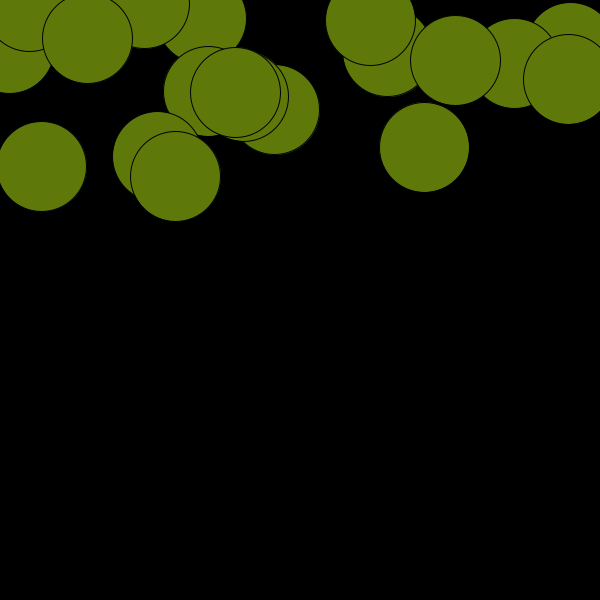
Frame 1 (no input)
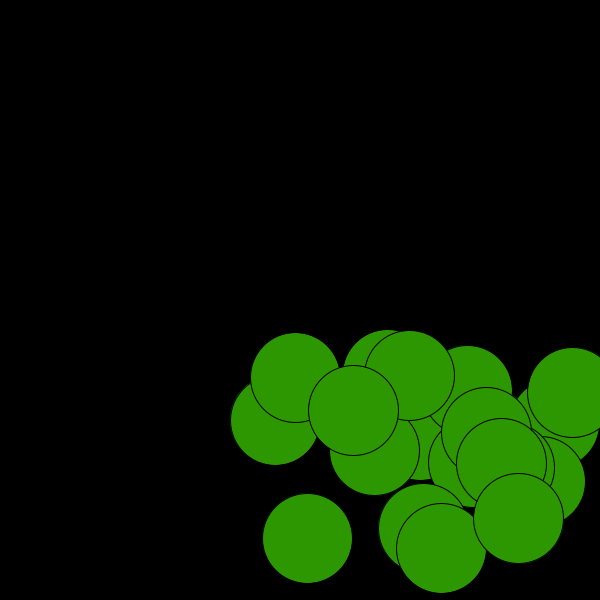
Frame 60 (the mouse pressed at the canvas centre just before this capture)
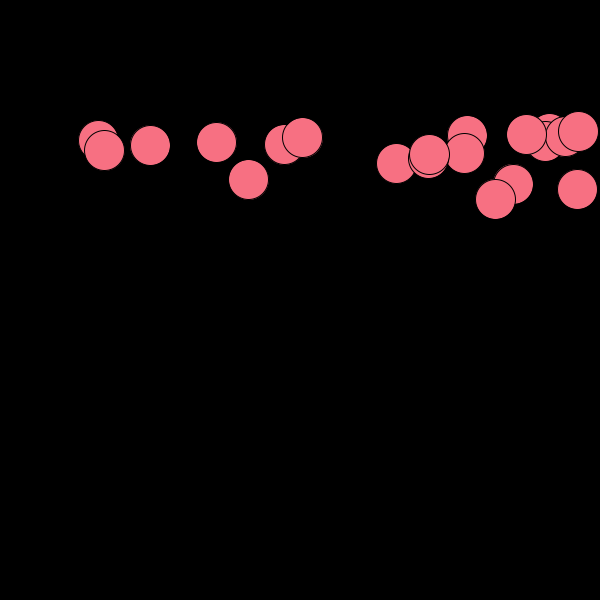
Frame 120 (the mouse held since frame 60 and released just before this capture)

The Processing sketch that drew these frames (run headless with seeded random() and noise(); from frame 60 on, the mouse is pressed at the canvas centre):

// Processing sketch: processing_99223
// ── processing_99223.pde

// Declare
Circle [ ] circleLots = new Circle [20]; // This array will allow 20 ellipse. 20 is the size of the array.  



void setup() {            // Void because we are not returning anything.

  size(600, 600);          // Create window 600x600
  smooth();               //Draws all geometry with smooth edges.



  // Initailize
  for ( int i = 0; i < 20; i ++) {                             // Building class. Size of the array. Use this to                   generate different elements (ellipse). Up to 20 at the one time.
    circleLots[i] = new Circle(random(0, width), random(0, 200)); // Generate a random number each time the for   loop runs. i represents the number of elements in the array. i = 0
    // Generate at random positions across the x axis. Will change everytime the for loop runs.
  }
}

void draw() {
  background(0);

  if (mousePressed == true) {                    // Took me a while to figure out random. Finaly got it working as it needed to be under void draw.
    fill( random(255), random(255), random(255));     // This is generating a random colour for when the mouse was clicked.
  } 
  else { 
    fill( random(255), random(255), random(255));     // I decided i didnt want this function, so i put the same code for random in the else.
  }                                                
                                                      // As i had another plan for mouse clicking. I left this here     incase i change my mind. 


  // Call Function
  for (int i = 0; i < 20; i ++) {                     // if i is less than 20 increase the value
    circleLots[i].run();                              // Opens up the class. Runs the class.
  }
}






class Circle {



  float x = 0;                        // Specify global Variables
  float y = 0;
  float speedX = 4.5;                 // Standard speed of ball. 
  float speedY = 0.5;                 // Speed of ball on the Y axis (Falling Down)




  // Constructor 
  Circle(float posx, float posy) {      // posx & posy(position of x and y). Using FLOAT as i can control speed better.    

    x = posx;
    y = posy;                          // A way of being able to change position of the circle. I named them "POS" for position.
  }


  // Function
  void run() {                      // Building functions. The behaviour of the ellipse's will be all determined here. 
    display();  
    move();
    bounce();
    gravity();
  }

  void gravity() {              // Adds 0.2 to the Y axis. Making the Ellipse fall. 
    speedY += 0.2;
  }

  void bounce() {          // This part of the code will keep bal in the window.    
    if (x > width) {          // If X comes to the width boundary on X
      speedX = speedX * -1; // Will change from + to - which makes the ellipse appear like it is bounceing off the right wall.
    }
    if (x < 0) {
      speedX = speedX * -1; // Creating a wall on the left of the window
    }
    if (y > height) {
      speedY = speedY * -1; // Putting a roof on the window so balls cannot bounce out.
    }
    if (y < 0) {
      speedY = speedY * -1; // The floor of the window which balls will bounce off.
    }
  }

  void move() {          // Make the Circle move depending on speed.
    x += speedX;        // add asign ( x = x + x)
    y += speedY;
  }
  void display() {                                // When you click the mouse, the size of the ellipse will change.
    if (mousePressed == true) {
      ellipse(x, y, 40, 40); // Create an elippse      // Click and you will create an ellipse 40x40
    } 
    else if (mousePressed == false) {
      ellipse(x, y, 90, 90);                        // Let go and you will create an ellipse 90x90
    }
  }
}
